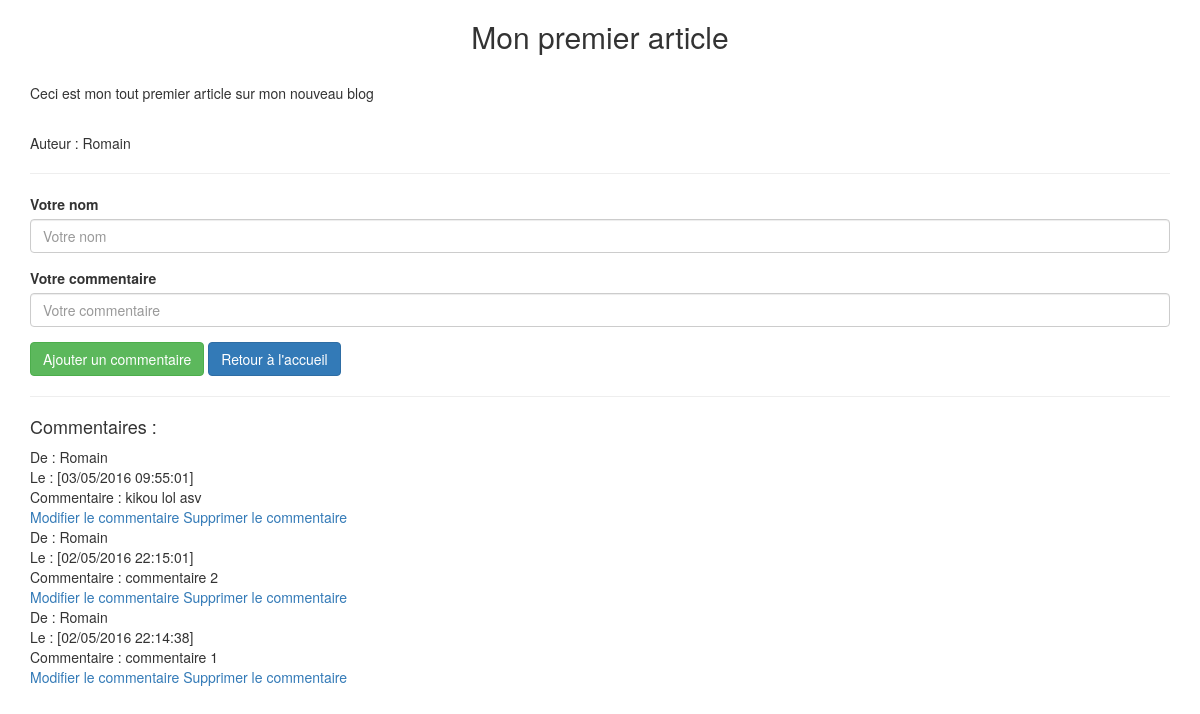
The page /projet_blog/post.php?id=1 on the database its author committed.
### tables this page shows
CREATE TABLE `articles` (
  `id` int(11) NOT NULL,
  `titre_article` varchar(255) NOT NULL,
  `date_ajout` datetime NOT NULL,
  `contenu_article` text NOT NULL,
  `auteur_article` varchar(255) NOT NULL
);

CREATE TABLE `commentaires` (
  `id` int(11) NOT NULL,
  `auteur_com` varchar(255) NOT NULL,
  `contenu_com` text NOT NULL,
  `date_com` datetime NOT NULL,
  `id_article` int(11) NOT NULL
);

### projet_blog/post.php (the view, shortened to what this page needs)
<!DOCTYPE html>
<html>
    <head>
        <link rel="stylesheet" href="https://maxcdn.bootstrapcdn.com/bootstrap/3.3.6/css/bootstrap.min.css">
    </head>
    <?php
        try {
          $bdd = new PDO('mysql:host=localhost;dbname=projet_blog;charset=utf8', 'root', 'root'); }
        catch(Exception $e) {
          die('Erreur : '.$e->getMessage()); }
      $recup = $bdd->prepare("SELECT id, titre_article, contenu_article, auteur_article FROM articles WHERE id = :id" );
      $recup->execute(array("id" => $_GET["id"]));
      $donnees = $recup->fetch();
     ?>
    <body class="container">
      <h2 class="text-center"> <?php echo $donnees['titre_article']; ?> </h2>
      <br>
      <p>
       <?php echo $donnees['contenu_article']; ?>
      </p>
      <br>
      <p>
        Auteur : <?php echo $donnees['auteur_article']; ?>
      </p>
      <hr>
      <form action="ajout_com.php?id=<?php echo $_GET['id']; ?>" method="post">
        <div class="form-group">
          <label for="nomCommentaire">Votre nom</label>
          <input type="text" class="form-control" id="nomCommentaire" name="nomCommentaire" placeholder="Votre nom">
        </div>
        <div class="form-group">
          <label for="contenuCommentaire">Votre commentaire</label>
          <input type="text" class="form-control" id="contenuCommentaire" name="contenuCommentaire" placeholder="Votre commentaire">
        </div>
        <button type="submit" class="btn btn-success">Ajouter un commentaire</button> <a class="btn btn-primary" href="index.php" role="button">Retour à l'accueil</a>
      <hr>
      <h4>Commentaires :</h4>
      <?php
        $recup_com = $bdd->prepare('SELECT id, auteur_com, contenu_com, id_article, DATE_FORMAT(date_com, \'[%d/%m/%Y %H:%i:%s] \') AS date_com_fr FROM commentaires WHERE id_article = :id ORDER BY date_com_fr DESC' );
        $recup_com->execute(array("id" => $_GET["id"]));
       while ($donnees_com = $recup_com->fetch()) { ?>
        De : <?php echo $donnees_com['auteur_com']; ?> <br>
        Le : <?php echo $donnees_com['date_com_fr']; ?> <br>
        Commentaire : <?php echo $donnees_com['contenu_com']; ?> <br>
        <a href="modif_com.php?id=<?php echo $donnees_com['id']; ?>">Modifier le commentaire</a> <a href="supr_com.php?id=<?php echo $donnees_com['id']; ?>">Supprimer le commentaire</a> <br>
        <?php }
      ?>
      <br>
    </body>
</html>

### rows shown on the page
articles: titre_article "Mon premier article", contenu_article "Ceci est mon tout premier article sur mon nouveau blog", auteur_article "Romain"
commentaires: auteur_com "Romain", date_com_fr "[03/05/2016 09:55:01]", contenu_com "kikou lol asv"
commentaires: auteur_com "Romain", date_com_fr "[02/05/2016 22:15:01]", contenu_com "commentaire 2"
commentaires: auteur_com "Romain", date_com_fr "[02/05/2016 22:14:38]", contenu_com "commentaire 1"
